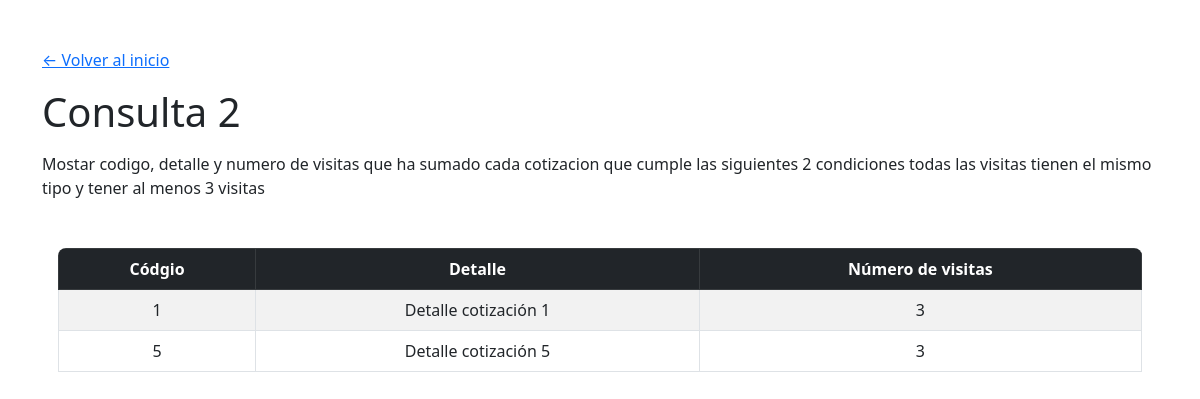
The page /pagina-web/consultas/consulta2.php on the database its author committed.
### tables this page shows
CREATE TABLE cotizacion (
   codigo INT PRIMARY KEY,
   monto INT NOT NULL,
   detalle TEXT NOT NULL,
   visita_proxima INT 
);

### pagina-web/consultas/consulta2.php (the view, shortened to what this page needs)
<?php
include "../includes/header.php";
?>
<h1 class="mt-3">Consulta 2</h1>
<p class="mt-3">
Mostar codigo, detalle y numero de visitas que ha sumado cada cotizacion
que cumple las siguientes 2 condiciones todas las visitas tienen el mismo tipo y
tener al menos 3 visitas
</p>
<?php
require('../config/conexion.php');
$query = "SELECT c.codigo, c.detalle, COUNT(v.identificador) as numero_de_visitas
FROM cotizacion c
JOIN visita v ON c.codigo = v.cotizacion
WHERE
    (SELECT COUNT(DISTINCT tipo) FROM visita WHERE cotizacion = c.codigo) = 1 AND
    (SELECT COUNT(*) FROM visita WHERE cotizacion = c.codigo) >= 3
GROUP BY c.codigo, c.detalle;";
$resultadoC2 = mysqli_query($conn, $query) or die(mysqli_error($conn));
?>
<?php
if($resultadoC2 and $resultadoC2->num_rows > 0):
?>
<div class="tabla mt-5 mx-3 rounded-3 overflow-hidden">
    <table class="table table-striped table-bordered">
        <thead class="table-dark">
            <tr>
                <th scope="col" class="text-center">Códgio</th>
                <th scope="col" class="text-center">Detalle</th>
                <th scope="col" class="text-center">Número de visitas</th>
            </tr>
        </thead>
        <tbody>
            <?php
            foreach ($resultadoC2 as $fila):
            ?>
            <tr>
                <td class="text-center"><?= $fila["codigo"]; ?></td>
                <td class="text-center"><?= $fila["detalle"]; ?></td>
                <td class="text-center"><?= $fila["numero_de_visitas"]; ?></td>
            </tr>
            <?php
            endforeach;
            ?>
        </tbody>
    </table>
</div>
<?php
else:
?>
<div class="alert alert-danger text-center mt-5">
    No se encontraron resultados para esta consulta
</div>
<?php
endif;
include "../includes/footer.php";
?>

### rows shown on the page
cotizacion: codigo "1", detalle "Detalle cotización 1", numero_de_visitas "3"
cotizacion: codigo "5", detalle "Detalle cotización 5", numero_de_visitas "3"
